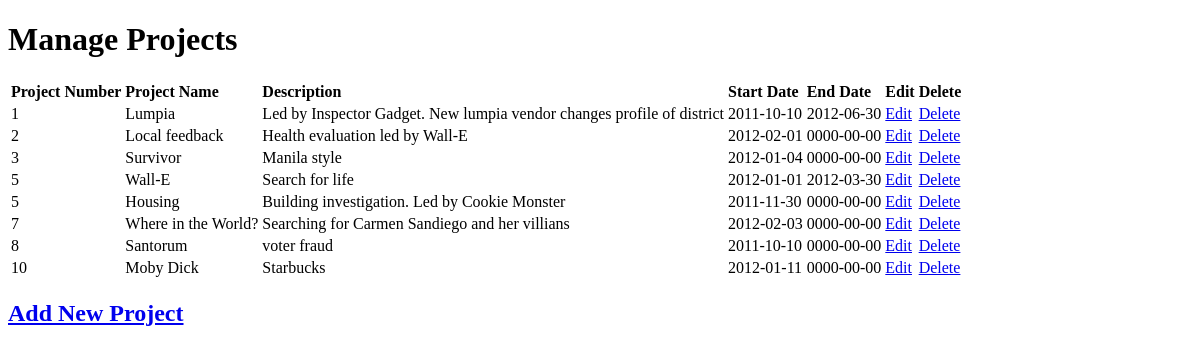
The page /manageprojects.php on the database as committed earlier.
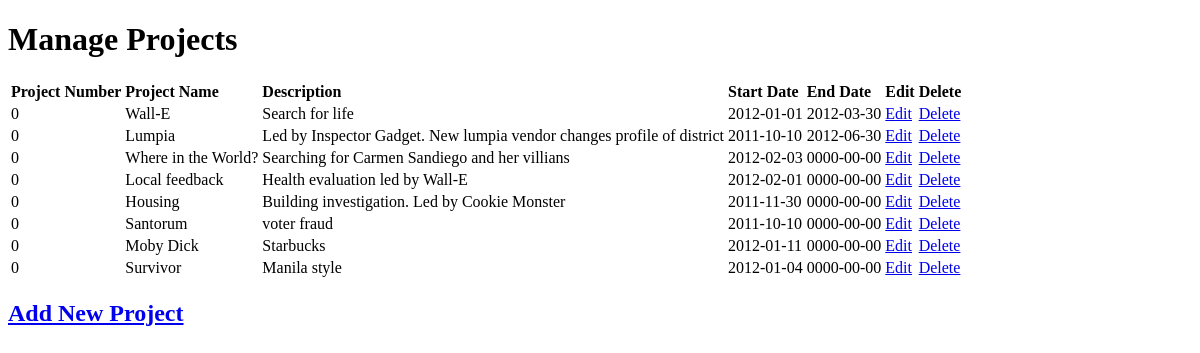
The same page on the database as committed later.
### tables this page shows
CREATE TABLE IF NOT EXISTS `projects` (
  `id` int(11) NOT NULL AUTO_INCREMENT,
  `number` int(11) NOT NULL,
  `name` text NOT NULL,
  `description` text NOT NULL,
  `startdate` date NOT NULL,
  `enddate` date NOT NULL,
  PRIMARY KEY (`id`)
);

### manageprojects.php (the view, shortened to what this page needs)
<!DOCTYPE html PUBLIC "-//W3C//DTD XHTML 1.0 Transitional//EN" "http://www.w3.org/TR/xhtml1/DTD/xhtml1-transitional.dtd">
<html xmlns="http://www.w3.org/1999/xhtml">
<head>
</head>
<body  id="home">
<h1>Manage Projects</h1>
<?php
$result = mysql_query("SELECT number, name, description, startdate, enddate, id FROM projects ORDER BY number");
?>
<table><tr>
<td><strong>Project Number</strong></td>
<td><strong>Project Name</strong></td>
<td><strong>Description</strong></td>
<td><strong>Start Date</strong></td>
<td><strong>End Date</strong></td>
<td><strong>Edit</strong></td>
<td><strong>Delete</strong></td>
</tr>
<?php
while ( $row = mysql_fetch_row($result) ) {
    echo "<tr><td>";
    echo(htmlentities($row[0]));
    echo("</td><td>");
	echo(htmlentities($row[1]));
    echo("</td><td>");
	echo(htmlentities($row[2]));
	echo("</td><td>");
	echo(htmlentities($row[3]));
	echo("</td><td>");
	echo(htmlentities($row[4]));
    echo("</td><td>");
	echo('<a href="editproject.php?id='.htmlentities($row[5]).'">Edit</a>');
	echo("</td><td>");
	echo('<a href="deleteproject.php?id='.htmlentities($row[5]).'">Delete</a>');
	echo("</td></tr>");
}
	echo("</table>");
?>
<h2><a href="addproject.php">Add New Project</a></h2>
</body>
</html>

Rows that differ between the two databases and show on the page:
changed projects "Wall-E": number "5" → "0"; moves up the list
changed projects "Lumpia": number "1" → "0"
changed projects "Where in the World?": number "7" → "0"; moves up the list
changed projects "Local feedback": number "2" → "0"
changed projects "Housing": number "5" → "0"
changed projects "Santorum": number "8" → "0"
changed projects "Moby Dick": number "10" → "0"
changed projects "Survivor": number "3" → "0"; moves down the list
